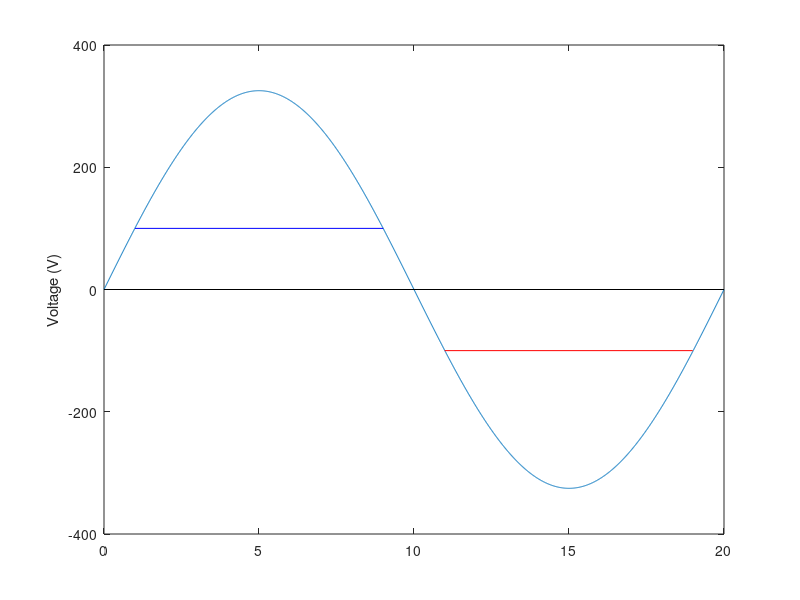

Write MATLAB code to recreate this figure. (Note: this script raises an error after producing the figure.)

A= 230 * sqrt(2);

f=50;


t=[0:0.00001:0.02];


y = A * sin(2*pi*f*t);


figure;
title('AC voltage');
xlabel('Time (ms)');

plot(1000.*t, y);

hold on;
plot(1000.*[t(1) t(end)], [0 0], 'black');


plot([t(101) t(902)].*1000, [100 100], 'blue');
plot([t(1100) t(1900)].*1000, [-100 -100], 'red');

ylabel('Voltage (V)');





yyaxis right;
trigger = (y > 100) + (y < -100);
plot(1000.*t, trigger);
ylim([-2 2]);

ylabel('Trigger output');

title('Triggering Circuit Output');
xlabel('Time (ms)');

legend('AC', '0 V', '+100 V', '-100 V', 'Trigger');
%legend('AC', '0 V');









